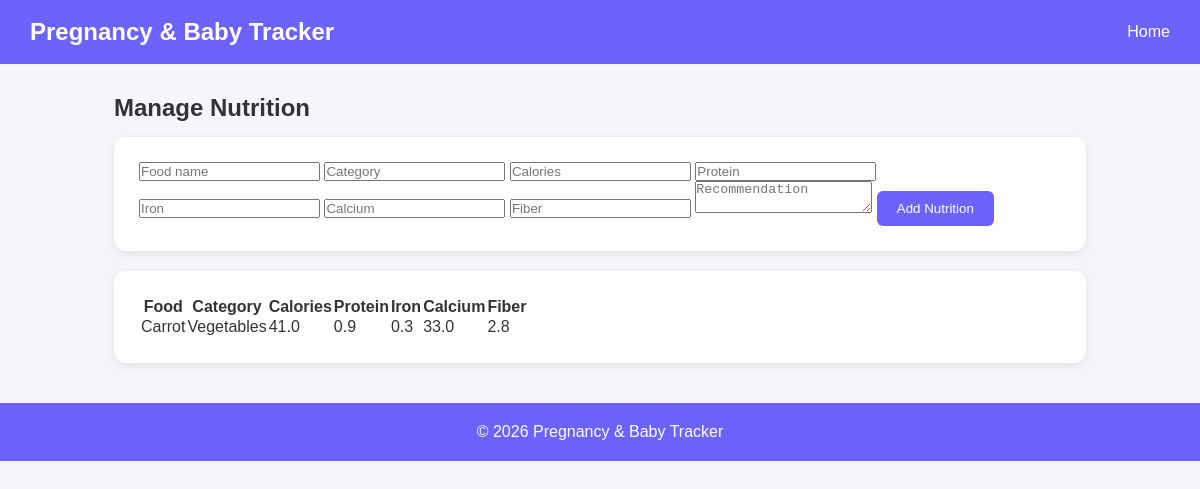
/Administrator/ManageNutrition/, run on the app's committed database.
### Administrator/models.py (models this page shows, shortened)
class tbl_Nutrition(models.Model):
    name = models.CharField(max_length=150)
    category = models.CharField(max_length=100, blank=True)
    calories = models.FloatField(default=0)
    protein = models.FloatField(default=0)
    iron = models.FloatField(default=0)
    calcium = models.FloatField(default=0)
    fiber = models.FloatField(default=0)
    recommendation = models.TextField(blank=True)
    class Meta:
        db_table = 'tbl_Nutrition'
        ordering = ['name']

### Administrator/views.py (the view, shortened to what this page needs)
def ManageNutrition(request):
    nutrition = tbl_Nutrition.objects.all().order_by("name")
    return render(
        request,
        "Administrator/ManageNutrition.html",
        {
            "nutrition": nutrition
        }
    )

### Administrator/Templates/Administrator/ManageNutrition.html (shortened to what this page needs)
{% extends 'base.html' %}
{% block content %}
<div class="container py-4">
    <h2>Manage Nutrition</h2>
    <div class="card shadow-sm p-4 mt-4">
        <form method="POST">
            <input
                type="text"
                name="name"
                class="form-control mb-3"
                placeholder="Food name"
                required
            >
            <input
                type="text"
                name="category"
                class="form-control mb-3"
                placeholder="Category"
            >
            <input
                type="number"
                step="any"
                name="calories"
                class="form-control mb-3"
                placeholder="Calories"
            >
            <input
                type="number"
                step="any"
                name="protein"
                class="form-control mb-3"
                placeholder="Protein"
            >
            <input
                type="number"
                step="any"
                name="iron"
                class="form-control mb-3"
                placeholder="Iron"
            >
            <input
                type="number"
                step="any"
                name="calcium"
                class="form-control mb-3"
                placeholder="Calcium"
            >
            <input
                type="number"
                step="any"
                name="fiber"
                class="form-control mb-3"
                placeholder="Fiber"
            >
            <textarea
                name="recommendation"
                class="form-control mb-3"
                placeholder="Recommendation"
            ></textarea>
            <button
                type="submit"
                class="btn btn-primary"
            >
                Add Nutrition
            </button>
        </form>
    </div>
    <div class="card shadow-sm mt-4">
        <table class="table table-bordered">
            <thead>
                <tr>
                    <th>Food</th>
                    <th>Category</th>
                    <th>Calories</th>
                    <th>Protein</th>
                    <th>Iron</th>
                    <th>Calcium</th>
                    <th>Fiber</th>
                </tr>
            </thead>
            <tbody>
                {% for item in nutrition %}
                <tr>
                    <td>{{ item.name }}</td>
                    <td>{{ item.category }}</td>
                    <td>{{ item.calories }}</td>
                    <td>{{ item.protein }}</td>
                    <td>{{ item.iron }}</td>
                    <td>{{ item.calcium }}</td>
                    <td>{{ item.fiber }}</td>
                </tr>
                {% empty %}
                <tr>
                    <td colspan="7" class="text-center">
                        No nutrition data found.
                    </td>
                </tr>
                {% endfor %}
            </tbody>
        </table>
    </div>
</div>
{% endblock %}

### Templates/Base.html (style rules this page uses)
* { margin: 0; padding: 0; box-sizing: border-box; }
body { font-family: Arial, sans-serif; background: #f5f6fa; color: #333; }
.container { width: 90%; max-width: 1200px; margin: 30px auto; }
.card { background: white; padding: 25px; border-radius: 12px; box-shadow: 0 3px 10px rgba(0, 0, 0, 0.08); margin-bottom: 20px; }
h1, h2, h3 { margin-bottom: 15px; }
button { background: #6c63ff; color: white; border: none; padding: 10px 20px; border-radius: 6px; cursor: pointer; }

### data on the page
tbl_Nutrition: name "Carrot", category "Vegetables", calories "41.0", protein "0.9", iron "0.3", calcium "33.0", fiber "2.8"
